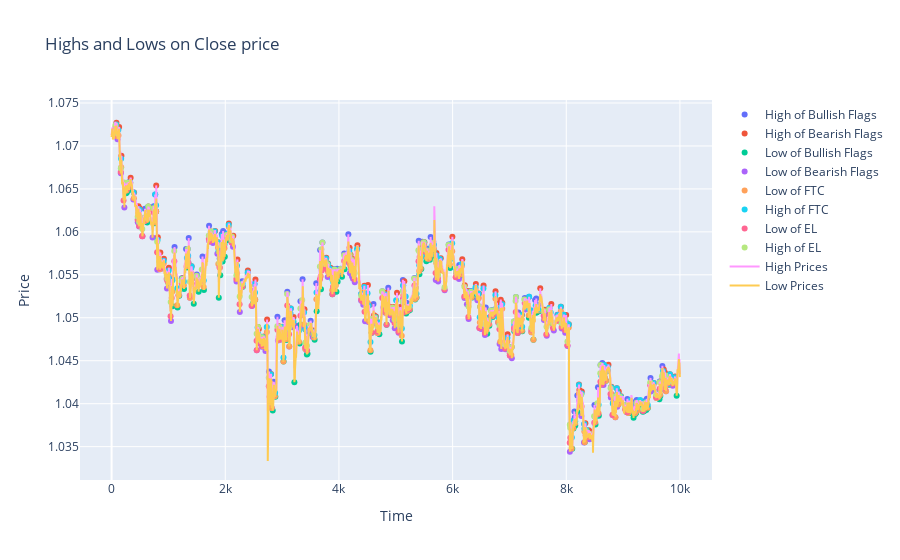

Notebook code for this chart:
### Code cell
figure_of_Flag_15m = Figure_Flag(DataSet,FLAGS)
figure_of_Flag_15m.basic_figure()
